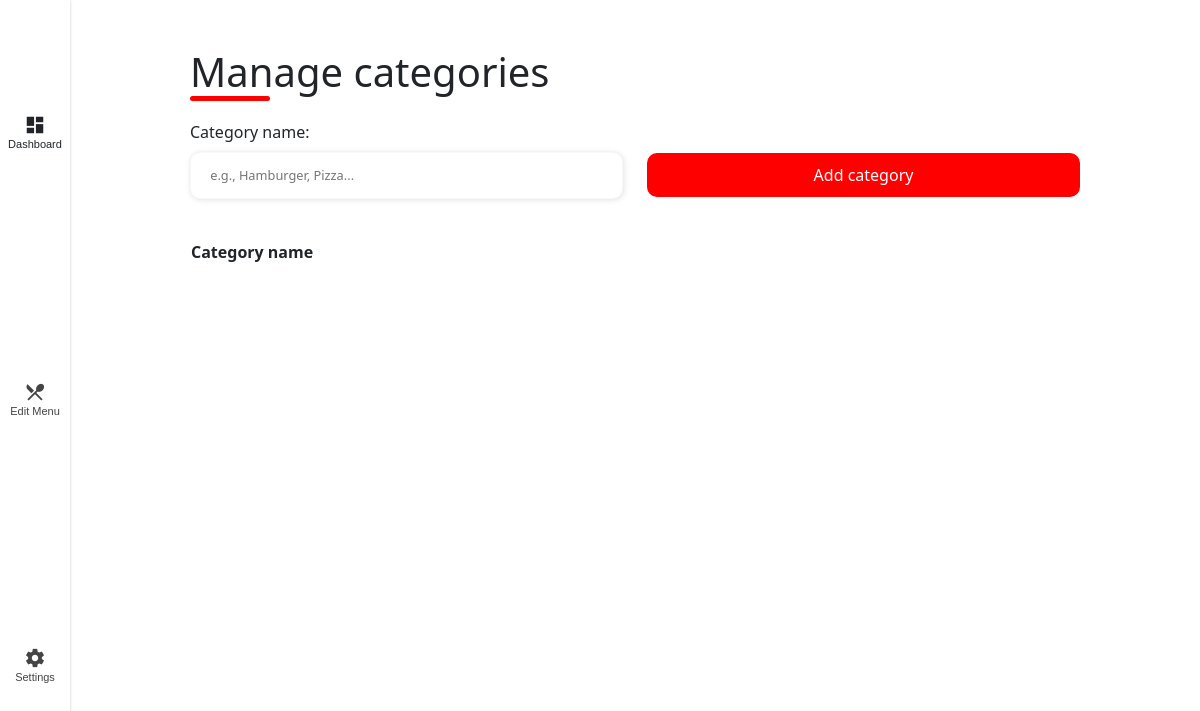
The app's page /admin/settings/manage-categories (signed in), older data.
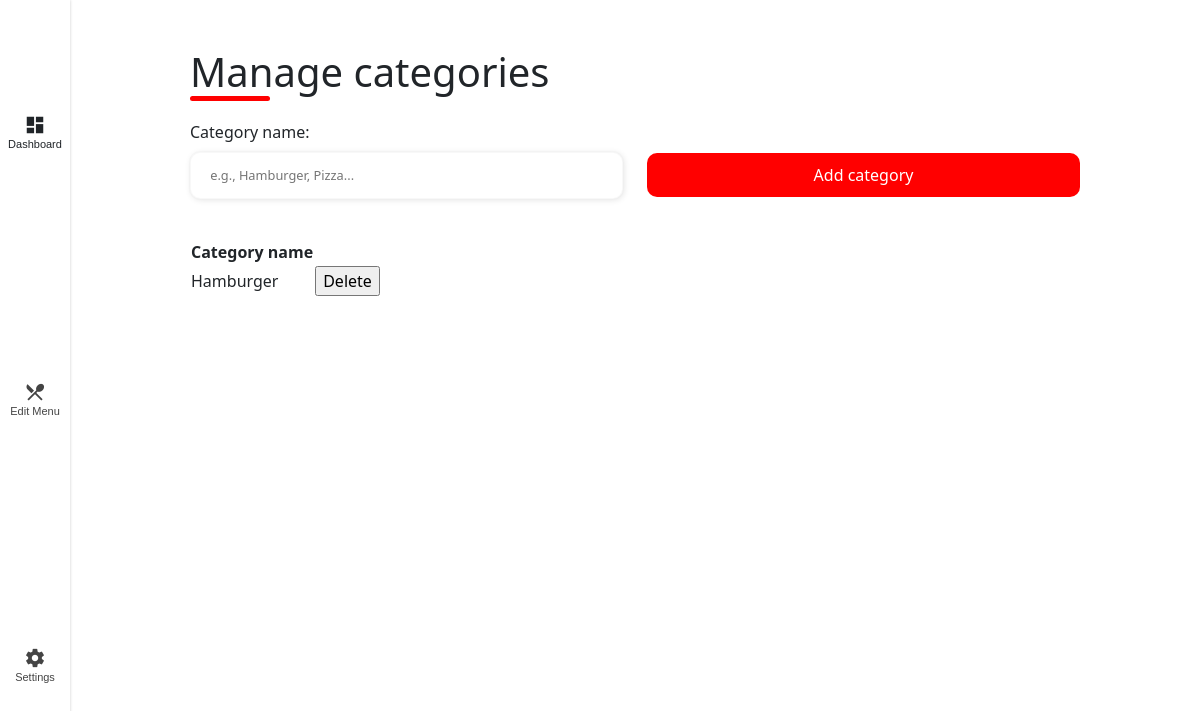
The same page, newer data.
### appetieats/models.py (models this page shows)
class Categories(db.Model, SerializerMixin):
    id = db.Column(db.Integer, primary_key=True, autoincrement=True)
    category_name = db.Column(db.String(200), nullable=False)

### appetieats/routes/admin.py (the view)
@admin_bp.route("/admin/settings/manage-categories", methods=["GET", "POST"])
@login_required
def manage_categories():
    if request.method == "POST":
        category = request.form.get("category", type=str)
        print(category)
        print("POST")
        new_category = Categories(category_name=category)
        db.session.add(new_category)
        db.session.commit()
        return redirect("/admin/settings/manage-categories")
    else:
        categories = Categories.query.all()
        print(categories)
    return render_template("admin/settings/manage-categories.html", categories=categories)

### appetieats/ext/helpers.py (called while the page is built)
def login_required(f):
    @wraps(f)
    def decorated_function(*args, **kwargs):
        if session.get("user_id") is None:
            return redirect("/login")
        return f(*args, **kwargs)
    return decorated_function

### appetieats/templates/admin/settings/manage-categories.html (shortened to what this page needs)
{% extends "admin/admin.html" %}
{% block head %}
<link rel="stylesheet" href="https://cdnjs.cloudflare.com/ajax/libs/cropper/2.3.3/cropper.css">
{% endblock %}
{% block main %}
<div>
    <div class="form-header">
        <div class="title mt-5 text-center">
            <h1>Manage categories</h1>
        </div>
    </div>
    <form action="/admin/settings/manage-categories" method="post">
        <div class="row">
            <div class="col-md-6 std-input-box">
                <label for="category">Category name: </label>
                <input autocomplete="off" id="category" name="category" class="std-input required" type="text" placeholder="e.g., Hamburger, Pizza..." required>
            </div>
            <div class="col-md-6 std-input-box d-flex align-items-center">
                <button class="col-md-6 std-button mt-3" type="submit">Add category</button>
            </div>
        </div>
    </form>
    <table class="mt-4">
        <thead>
            <tr>
                <th>Category name</th>
            </tr>
        </thead>
        <tbody>
            {% for category in categories %}
            <tr>
                <td>{{ category.category_name }}</td>
                <td>
                    <form action="/admin/settings/manage-categories/delete" method="post">
                        <input type="submit" class="delete" value="Delete">
                    </form>
                </td>
            </tr>
            {% endfor %}
        </tbody>
    </table>
</div>
{% endblock %}
{% block edit %}{% endblock %}

### appetieats/templates/admin/admin.html (shortened to what this page needs)
<!DOCTYPE html>
<html lang="en">
    <head>
        <link href="https://cdn.jsdelivr.net/npm/bootstrap@5.1.3/dist/css/bootstrap.min.css" rel="stylesheet">
        <link href="/static/css/admin/add.css" rel="stylesheet">
        <link href="/static/css/nav.css" rel="stylesheet">
        {% block head %}{% endblock %}
    </head>
    <body>
        <main>
            <div class="main_box">
                <div class="main_content">
                    {% block main %}{% endblock %}
                </div>
            </div>
        </main>
        <nav class="nav">
            <a href="/admin/dashboard" class="nav_link {% block dashboard %}{% endblock %}">
                <span class="material-icons nav_icon">dashboard</span>
                <span class="nav_text">Dashboard</span>
            </a>
            <a href="/admin/edit-menu" class="nav_link {% block edit %}{% endblock %}">
                <span class="material-icons nav_icon">restaurant_menu</span>
                <span class="nav_text">Edit Menu</span>
            </a>
            <a href="/admin/settings" class="nav_link {% block settings %}{% endblock %}">
                <span class="material-icons nav_icon">settings</span>
                <span class="nav_text">Settings</span>
            </a>
        </nav>
    </body>
</html>

### appetieats/static/css/admin/add.css (style rules this page uses)
:root { --std-red: #ff0000; --std-dark-red: #cc0000; --std-spacegray: #eeeeee65; }
.std-input-box input, select { width: 100%; margin: 0.5rem 0 1rem 0; padding: 0.8rem 1.2rem; border: 1px solid var(--std-spacegray); outline: 1px solid var(--std-spacegray); border-radius: 10px; box-shadow: 1px 1px 6px #0000001c; font-size: 0.8rem; }
.std-button { width: 100%; border: none; background-color: var(--std-red); padding: 0.62rem; border-radius: 10px; cursor: pointer; color: #fff; }
.form-header { margin-bottom: 1rem; display: flex; justify-content: space-between; }
.form-header h1::after { content: ''; display: block; width: 5rem; height: 0.3rem; background-color: #ff0000; margin: 0 auto; position: absolute; border-radius: 10px; }

### appetieats/static/css/nav.css (style rules this page uses)
body { margin: 0 0 55px 0; }
.nav { position: fixed; bottom: 0; width: 100%; height: 55px; box-shadow: 0 0 3px rgba(0, 0, 0, 0.2); background-color: #ffffff; display: flex; overflow-x: auto; }
.nav_link { display: flex; flex-direction: column; align-items: center; justify-content: center; flex-grow: 1; min-width: 50px; overflow: hidden; white-space: nowrap; font-family: sans-serif; font-size: 13px; color: #444444; text-decoration: none; -webkit-tap-highlight-color: transparent; transition: background-color 0.1s ease-in-out; }
.nav_icon { font-size: 22px; }
.main_box { display: flex; justify-content: center; align-items: center; }
.main_content { width: 80%; padding-bottom: 55px; }
@media (min-width: 768px) { .nav { flex-direction: column; justify-content: center; width: 70px; height: 100%; } }
@media (min-width: 768px) { .nav_text { font-size: 11px; } }
@media (min-width: 768px) { .nav_link { padding: 0 5px; } }
@media (min-width: 768px) { .main_content { padding-left: 70px; } }

Row changes from the older to the newer data that the page shows:
added Categories: category_name "Hamburger"
